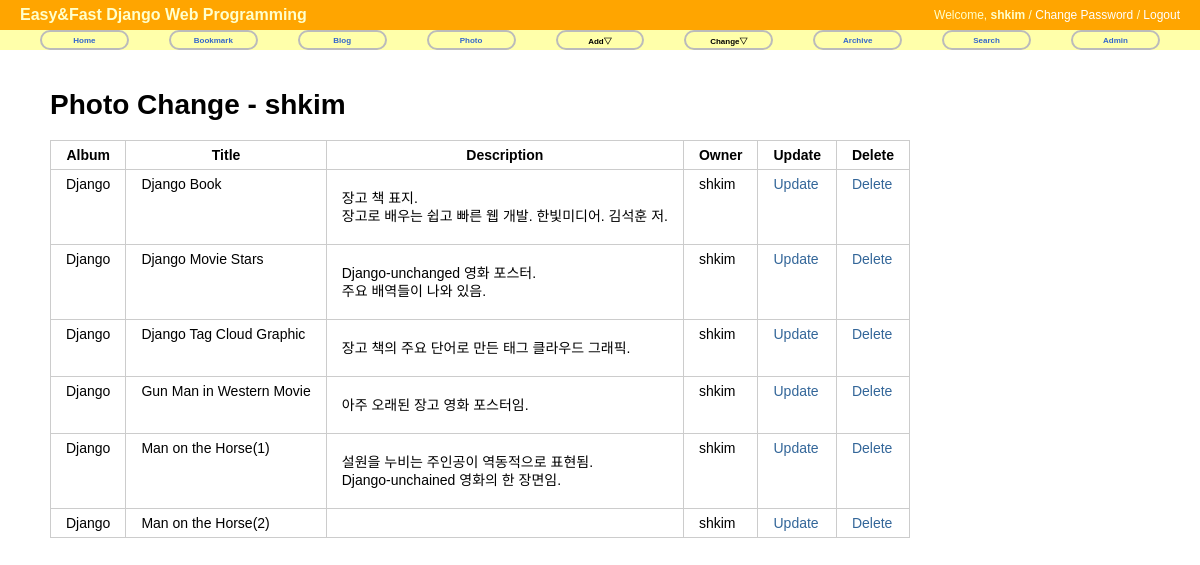
/photo/photo/change/ (signed in), run on the app's committed database.
### photo/models.py (models this page shows, shortened)
@python_2_unicode_compatible
class Photo(models.Model):
    album = models.ForeignKey(Album)
    title = models.CharField(max_length=50)
    image = ThumbnailImageField(upload_to='photo/%Y/%m')
    description = models.TextField('Photo Description', blank=True)
    upload_date = models.DateTimeField('Upload Date', auto_now_add=True)
    owner = models.ForeignKey(User, null=True)
    class Meta:
        ordering = ['title']

@python_2_unicode_compatible
class Album(models.Model):
    name = models.CharField(max_length=50)
    description = models.CharField('One Line Description', max_length=100, blank=True)
    owner = models.ForeignKey(User, null=True)
    class Meta:
        ordering = ['name']
    def __str__(self):
        return self.name

### photo/views.py (the view)
class PhotoChangeLV(LoginRequiredMixin, ListView):
    template_name = 'photo/photo_change_list.html'
    def get_queryset(self):
        return Photo.objects.filter(owner=self.request.user)

### photo/templates/photo/photo_change_list.html (shortened to what this page needs)
{% extends "base.html" %}
{% block content %}
<div id="content">
    <h1>Photo Change - {{user}}</h1>
    <table class="change-list">
        <tr>
            <th>Album</th>
            <th>Title</th>
            <th>Description</th>
            <th>Owner</th>
            <th>Update</th>
            <th>Delete</th>
        </tr>
        {% for item in object_list %}
        <tr>
            <td>{{ item.album }}</td>
            <td>{{ item.title }}</td>
            <td>{{ item.description|linebreaks }}</td>
            <td>{{ item.owner }}</td>
            <td><a href="{% url 'photo:photo_update' item.id %}">Update</a></td>
            <td><a href="{% url 'photo:photo_delete' item.id %}">Delete</a></td>
        </tr>
        {% endfor %}
    </table>
</div>
{% endblock %}

### templates/base.html (shortened to what this page needs)
<!DOCTYPE html>
<html lang="ko">
<head>
{% load staticfiles %}
<link rel="stylesheet" type="text/css" href="{% block stylesheet %}{% static "css/base.css" %}{% endblock %}" />
<link rel="stylesheet" type="text/css" href="{% block extrastyle %}{% endblock %}" />
</head>
<body>
<div id="header">
    <h2 class="maintitle">Easy&amp;Fast Django Web Programming</h2>
    {% if user.is_active %}
    <h4 class="welcome">Welcome,
                <strong>{% firstof user.get_short_name user.get_username %}</strong> /
                <a href="{% url 'password_change' %}">Change Password</a> /
                <a href="{% url 'logout' %}">Logout</a>
    </h4>
    {% else %}
    <h4 class="welcome">Welcome, Anonymous /
                <a href="{% url 'login' %}">Login</a> /
                <a href="{% url 'register' %}">Register</a>
    </h4>
    {% endif %}
</div>
<div id="menu">
    <li><a href="{% url 'home' %}">Home</a></li>
    <li><a href="{% url 'bookmark:index' %}">Bookmark</a></li>
    <li><a href="{% url 'blog:index' %}">Blog</a></li>
    <li><a href="{% url 'photo:index' %}">Photo</a></li>
    <li>Add&bigtriangledown;
    </li>
    <li>Change&bigtriangledown;
    </li>
    <li><a href="{% url 'blog:post_archive' %}">Archive</a></li>
    <li><a href="{% url 'blog:search' %}">Search</a></li>
    <li><a href="{% url 'admin:index' %}">Admin</a></li>
</div>
{% block content %}{% endblock %}
</body>
</html>

### static/css/base.css (style rules this page uses)
body { font-family: "Lucida Grande", Verdana, Arial, sans-serif; font-size: 14px; }
div#header { position: absolute; top: 0px; left: 0px; height: 30px; width: 100%; display: table; background: orange; }
div#menu { position: absolute; top: 30px; left: 0px; height: 20px; width: 100%; display: table; table-layout: fixed; border-spacing: 40px 0px; background: #ffa; font-size: 8px; }
div#content { position: absolute; top: 70px; left: 50px; right: 50px; }
.maintitle { display: table-cell; vertical-align: middle; padding-left: 20px; color: #ffc; font-weight: bold; font-size: 16px; }
.welcome { display: table-cell; vertical-align: middle; text-align: right; padding-right: 20px; color: #ffc; font-weight: normal; font-size: 12px; }
.welcome a:link, .welcome a:visited { color: white; }
div#menu a:link, div#menu a:visited { color: #36c; }
div#menu > li { display: table-cell; vertical-align: middle; border: 2px solid #bbb; border-radius: 25px; text-align: center; font-weight: bold; }
a:link, a:visited { color: #369; text-decoration: none; }
table { border-collapse: collapse; }
td, th { line-height: 18px; border-bottom: 1px solid #eee; vertical-align: top; padding: 5px 15px; font-family: "Lucida Grande", Verdana, Arial, sans-serif; }
table.change-list, table.change-list th, table.change-list td { border: 1px solid #ccc; }

### data on the page
Photo: album "Django", title "Django Book", description "장고 책 표지. 장고로 배우는 쉽고 빠른 웹 개발. 한빛미디어. 김석훈 저.", owner "shkim"
Photo: album "Django", title "Django Movie Stars", description "Django-unchanged 영화 포스터. 주요 배역들이 나와 있음.", owner "shkim"
Photo: album "Django", title "Django Tag Cloud Graphic", description "장고 책의 주요 단어로 만든 태그 클라우드 그래픽.", owner "shkim"
Photo: album "Django", title "Gun Man in Western Movie", description "아주 오래된 장고 영화 포스터임.", owner "shkim"
Photo: album "Django", title "Man on the Horse(1)", description "설원을 누비는 주인공이 역동적으로 표현됨. Django-unchained 영화의 한 장면임.", owner "shkim"
Photo: album "Django", title "Man on the Horse(2)", owner "shkim"

### other printed values
{{ user }} "shkim"
